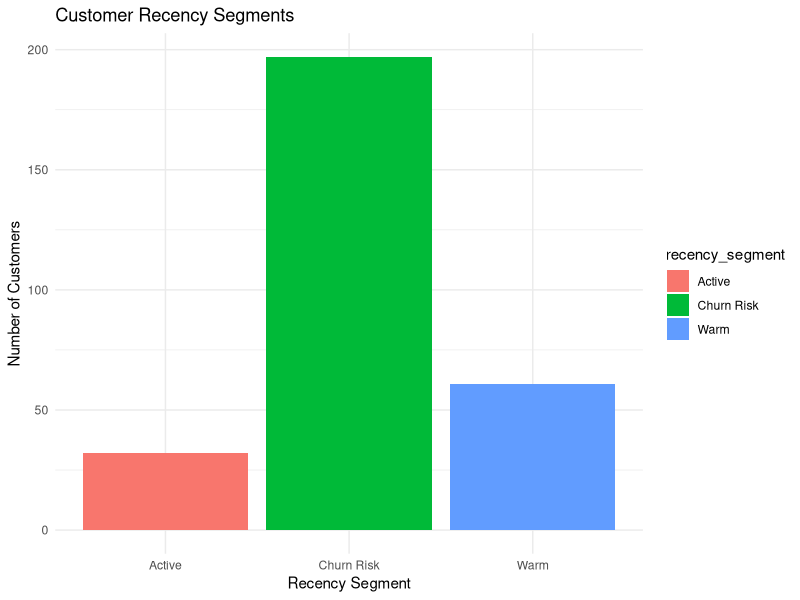
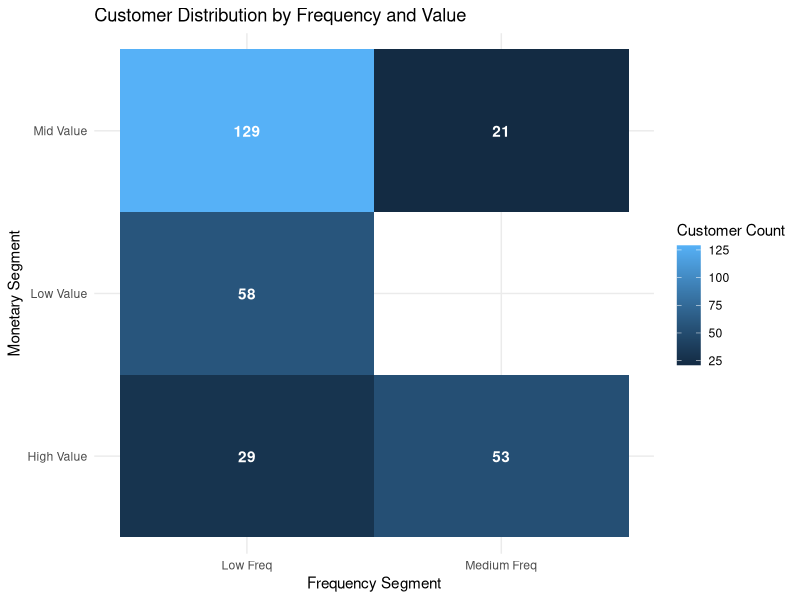

Generate these figures, in order, with R:
## ---- chunk 1
library(tidyverse)
library(here)
knitr::opts_chunk$set(echo = FALSE)
## ---- chunk 2
rfm <- read_csv(here("rfm_summary.csv"), show_col_types = FALSE)

rfm_segmented <- rfm %>%
  mutate(
    recency_segment = case_when(
      recency_days <= 30 ~ "Active",
      recency_days <= 90 ~ "Warm",
      TRUE ~ "Churn Risk"
    ),
    frequency_segment = case_when(
      order_frequency >= 15 ~ "High Freq",
      order_frequency >= 5 ~ "Medium Freq",
      TRUE ~ "Low Freq"
    ),
    monetary_segment = case_when(
      total_monetary_value >= 3000 ~ "High Value",
      total_monetary_value >= 1000 ~ "Mid Value",
      TRUE ~ "Low Value"
    )
  )
## ---- chunk 3
rfm_segmented %>%
  count(recency_segment) %>%
  ggplot(aes(x = recency_segment, y = n, fill = recency_segment)) +
  geom_col() +
  labs(
    title = "Customer Recency Segments",
    x = "Recency Segment",
    y = "Number of Customers"
  ) +
  theme_minimal()
## ---- chunk 4
rfm_segmented %>%
  count(frequency_segment, monetary_segment) %>%
  ggplot(aes(x = frequency_segment, y = monetary_segment, fill = n)) +
  geom_tile() +
  geom_text(aes(label = n), color = "white", fontface = "bold") +
  labs(
    title = "Customer Distribution by Frequency and Value",
    x = "Frequency Segment",
    y = "Monetary Segment",
    fill = "Customer Count"
  ) +
  theme_minimal() +
  theme(
    plot.background = element_rect(fill = "white", color = NA),
    panel.background = element_rect(fill = "white", color = NA)
  )
